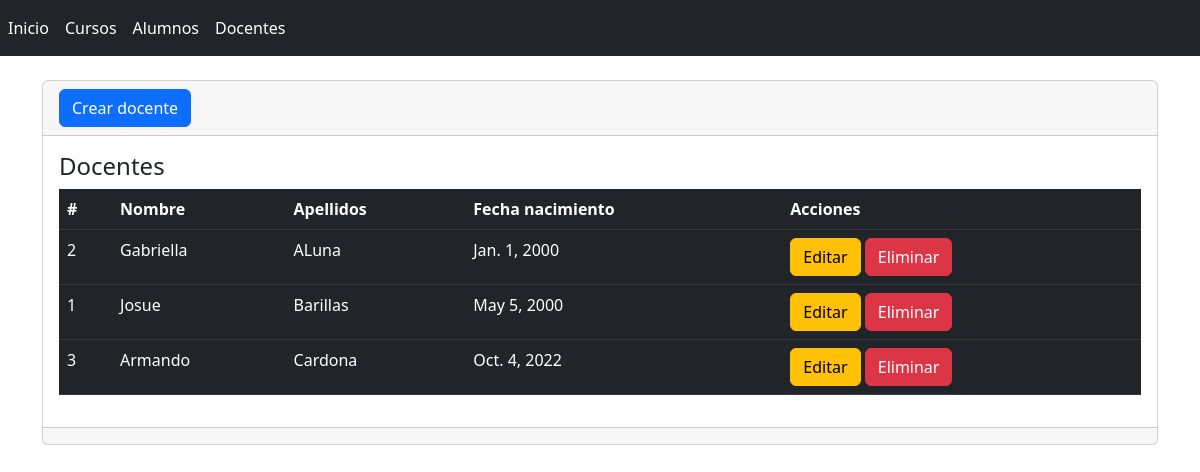
Page /docentes on the earlier database version.
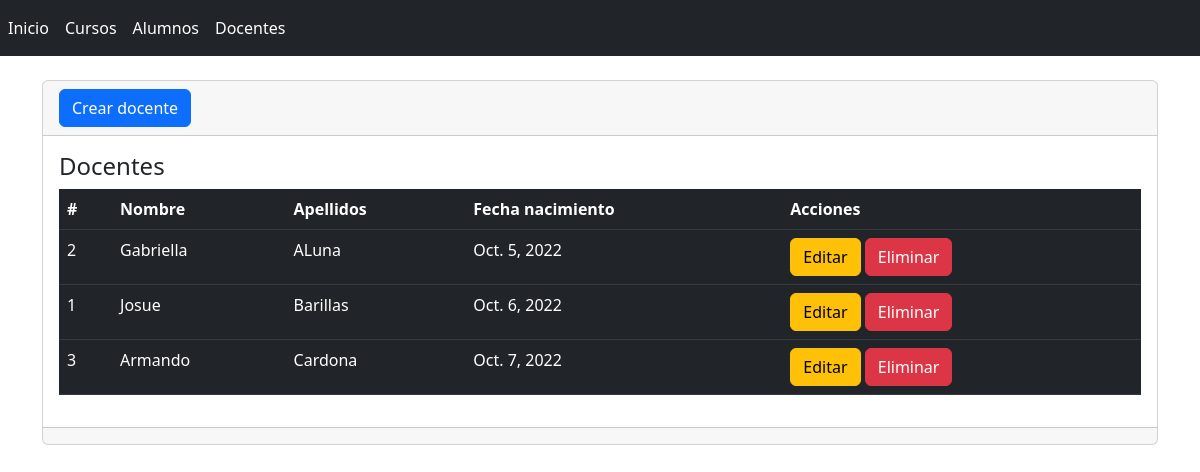
Same page on the later database version.
### docente/models.py (models this page shows, shortened)
class Docente(models.Model):
    id = models.AutoField(primary_key=True)#id auto_increment
    nombres= models.CharField(max_length=255,verbose_name="Nombres")#campo de texto
    apellidos= models.TextField(null=False,verbose_name="Apellidos")
    fecha_nacimiento=models.DateField(null=True,verbose_name="Fecha nacimiento")
    class Meta:
        verbose_name='Docente'
        verbose_name_plural='Docentes'
        db_table='tbl_docentes'
        ordering=['apellidos','-nombres']

### docente/views.py (the view)
# urls.py: path('docentes',views.docentes,name='docentes'),
def docentes(request):
    docentes=Docente.objects.all()#se consulta los docentes
    return render(request, 'docentes/index.html',{'docentes': docentes})#nombre y valor

### docente/templates/docentes/index.html (shortened to what this page needs)
{% extends "base.html" %}
{% block contenido %}
<div class="card">
    <div class="card-header">
        <a name="" id="" class="btn btn-primary" href="{% url 'crearDocente' %}" role="button">Crear docente</a>
    </div>
    <div class="card-body">
        <h4 class="card-title">Docentes</h4>
        <div class="table-responsive">
            <table class="table table-dark">
                <thead>
                    <tr>
                        <th scope="col">#</th>
                        <th scope="col">Nombre</th>
                        <th scope="col">Apellidos</th>
                        <th scope="col">Fecha nacimiento</th>
                        <th scope="col">Acciones</th>
                    </tr>
                </thead>
                <tbody>
                    {% for docente in docentes %}
                    <tr>
                        <td>{{ docente.id }}</td>
                        <td>{{ docente.nombres }}</td>
                        <td>{{ docente.apellidos }}</td>
                        <td>{{ docente.fecha_nacimiento }}</td>
                        <td>
                            <a name="" id="" class="btn btn-warning" href="{% url 'editarDocente' docente.id %}" role="button">Editar</a>
                            <a name="" id="" class="btn btn-danger" href="{% url 'eliminarDocente' docente.id %}" role="button">Eliminar</a>
                        </td>
                    </tr>
                    {% endfor %}
                </tbody>
            </table>
        </div>
    </div>
    <div class="card-footer text-muted">
    </div>
</div>
{% endblock %}

Differences in the rows shown:
changed Docente "Gabriella": fecha_nacimiento "Jan. 1, 2000" → "Oct. 5, 2022"
changed Docente "Josue": fecha_nacimiento "May 5, 2000" → "Oct. 6, 2022"
changed Docente "Armando": fecha_nacimiento "Oct. 4, 2022" → "Oct. 7, 2022"
